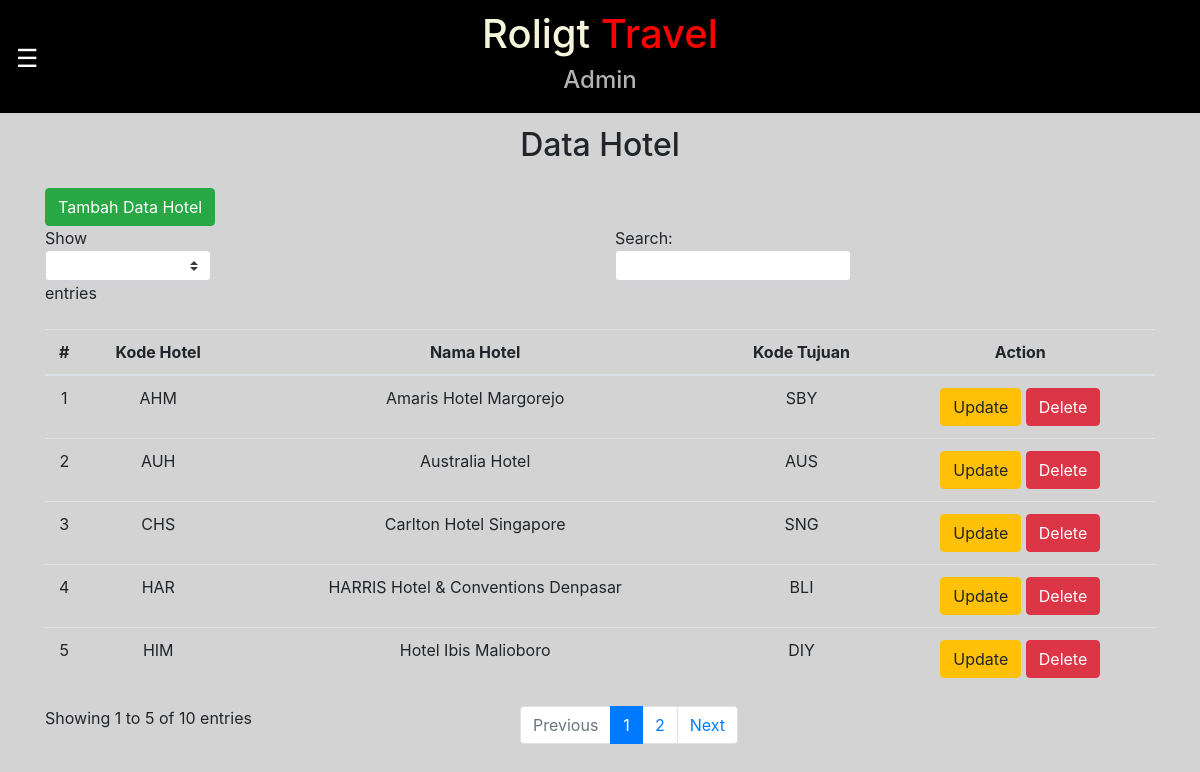
Page /admin/dataHotel.php on the committed database.
### tables this page shows
CREATE TABLE `tb_hotel` (
  `kode_hotel` varchar(50) NOT NULL,
  `nama_hotel` varchar(50) NOT NULL,
  `kode_tujuan` varchar(50) NOT NULL,
  `flag` enum('1','0') NOT NULL
);

### admin/dataHotel.php (the view, shortened to what this page needs)
<?php
    include '../helper/connection.php';
?>
<html>
    <head>
        <link rel="stylesheet" href="https://use.fontawesome.com/releases/v5.4.1/css/all.css"
>
        <link rel="stylesheet" href="https://stackpath.bootstrapcdn.com/bootstrap/4.1.1/css/bootstrap.min.css">
        <link rel="stylesheet" href="../css/dataStyle.css">
        <link rel="stylesheet" href="../css/navStyle.css">
    </head>
    <body>
        <main class="container" role="main" id="main">
            <div class="header fixed-top" id="header">
                <h1 id="judul1">Roligt
                    <span id="judul2">Travel</span>
                </h1>
                <h4 id="sub-judul">Admin</h4>
                <div id="nav">
                    <span style="font-size:25px;cursor:pointer" onclick="openNav()">&#9776;</span>
                </div>
            </div>
            <div class="container-table" id="data">
                <h2 class="mt-3 text-center">Data Hotel</h2>
                <a href="formAddHotel.php" class="btn btn-success mt-3">Tambah Data Hotel</a>
                    <table id="hotel" class="table table-stripped text-center mt-3" style="width:100%">
                        <thead>
                            <tr>
                                <th>#</th>
                                <th>Kode Hotel</th>
                                <th>Nama Hotel</th>
                                <th>Kode Tujuan</th>
                                <th>Action</th>
                            </tr>
                        </thead>
                        <tbody>
                        <?php
                        $query = "SELECT * FROM tb_hotel where flag='1'";
                        $result = mysqli_query($con, $query);
                        if (mysqli_num_rows($result) > 0){
                            $index = 1;
                            while($row = mysqli_fetch_assoc($result)){
                                $kode_hotel = $row["kode_hotel"];
                                echo "
                                <tr>
                                    <td>" . $index++ . "</td>
                                    <td>" .$row["kode_hotel"]. "</td>
                                    <td>" .$row["nama_hotel"]. "</td>
                                    <td>" .$row["kode_tujuan"]. "</td>
                                    <td>
                                    <a href='formEditHotel.php?id=$kode_hotel' class='btn btn-warning'>Update</a>
                                    <a href='../process/actionDeleteHotel.php?id=$kode_hotel' class='btn btn-danger'>Delete</a> </td>
                                </tr>
                                ";
                            }
                        }
                        ?>
                        </tbody>
                    </table>
            </div>
        </main>
    </body>
</html>

### css/dataStyle.css (style rules this page uses)
body { padding-top: 5rem; background-color: lightgray; }
.header { background-color: black; position: fixed; width: 100%; height: auto; padding: 10px; }
h1#judul1 { color: beige; text-align: center; }
span#judul2 { color: red; text-align: center; }
h4#sub-judul { color: rgb(179, 177, 177); text-align: center; }
h2.mt-3 { padding-top: 30px; }

### css/navStyle.css (style rules this page uses)
#nav { color: white; position: absolute; top: 40px; left: 16px; }

### rows in the picture
tb_hotel: kode_hotel "AHM", nama_hotel "Amaris Hotel Margorejo", kode_tujuan "SBY"
tb_hotel: kode_hotel "AUH", nama_hotel "Australia Hotel", kode_tujuan "AUS"
tb_hotel: kode_hotel "CHS", nama_hotel "Carlton Hotel Singapore", kode_tujuan "SNG"
tb_hotel: kode_hotel "HAR", nama_hotel "HARRIS Hotel & Conventions Denpasar", kode_tujuan "BLI"
tb_hotel: kode_hotel "HIM", nama_hotel "Hotel Ibis Malioboro", kode_tujuan "DIY"
